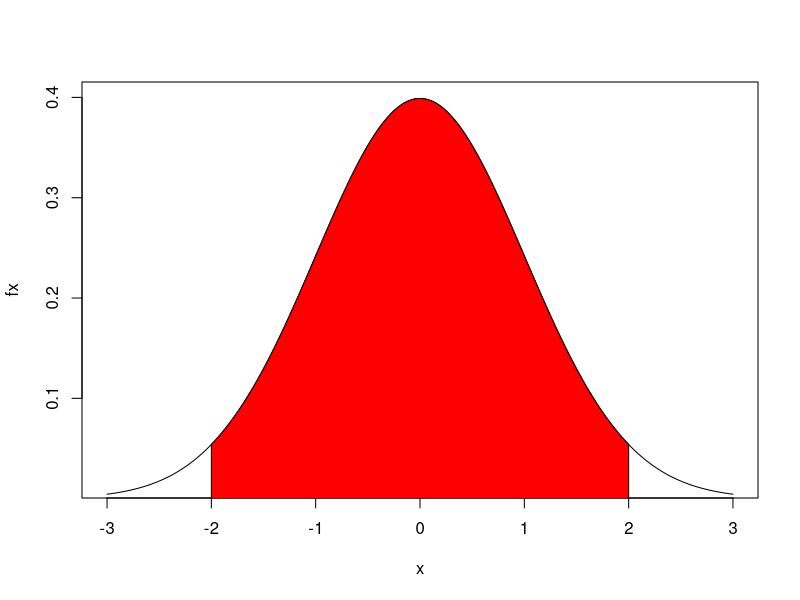
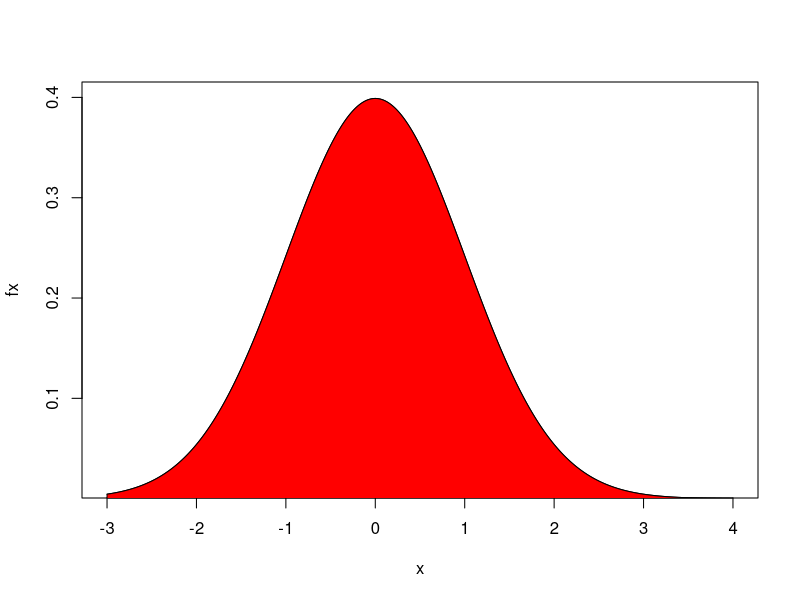
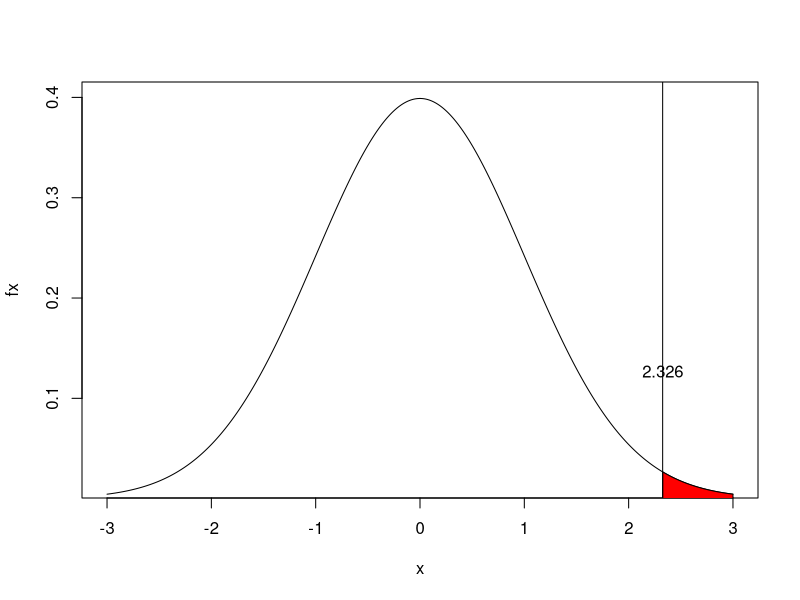

The R script that drew these images, in order:
## ---- chunk 1
knitr::opts_chunk$set(echo = TRUE)
## ---- chunk 2
media <- 150000         # media de X
desvio <- 5000          # desvio padrao de X
pnorm(160000, media, desvio) - pnorm(140000, media, desvio)
## ---- chunk 3
pnorm(2) - pnorm(-2)
## ---- chunk 4
x <- seq(-3, 3, 0.01)
fx <- dnorm(x)
plot(x, fx, type = "l", ylim = c(0.016, 0.4))   # grafico da distribuicao de probabilidade
polygon(c(-2, x[abs(x) <= 2], 2), c(0, fx[abs(x) <= 2], 0), col="red")
## ---- chunk 5
media <- 150000         # media de X
desvio <- 5000          # desvio padrao de X
pnorm(170000, media, desvio)
## ---- chunk 6
x <- seq(-3, 4, 0.01)
fx <- dnorm(x)
plot(x, fx, type = "l", ylim = c(0.016, 0.4))   # grafico da distribuicao de probabilidade
polygon(c(-3, x[abs(x) <= 4], 4), c(0, fx[abs(x) <= 4], 0), col="red")
## ---- chunk 7
qnorm(1-0.01, media, desvio)
## ---- chunk 8
x <- seq(-3, 3, 0.01)
fx <- dnorm(x)
plot(x, fx, type = "l", ylim = c(0.016, 0.4))   # grafico da distribuicao de probabilidade
z <- qnorm(1-0.01)
polygon( c( z, z, x[x > z], 3), c(0, dnorm(z), fx[x > z], 0), col="red")
text( x = z, y = dnorm(z) + 0.1, round( z, 3))
abline( v = round( z, 3))
